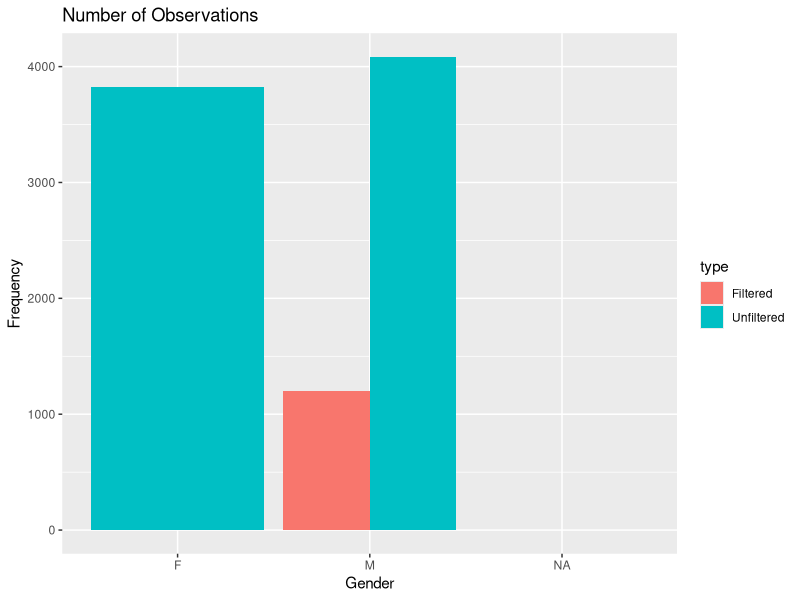
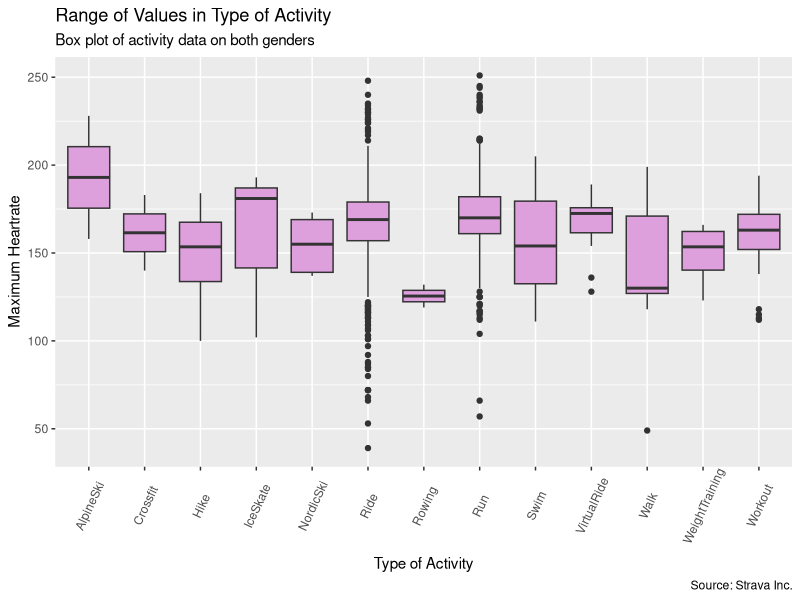
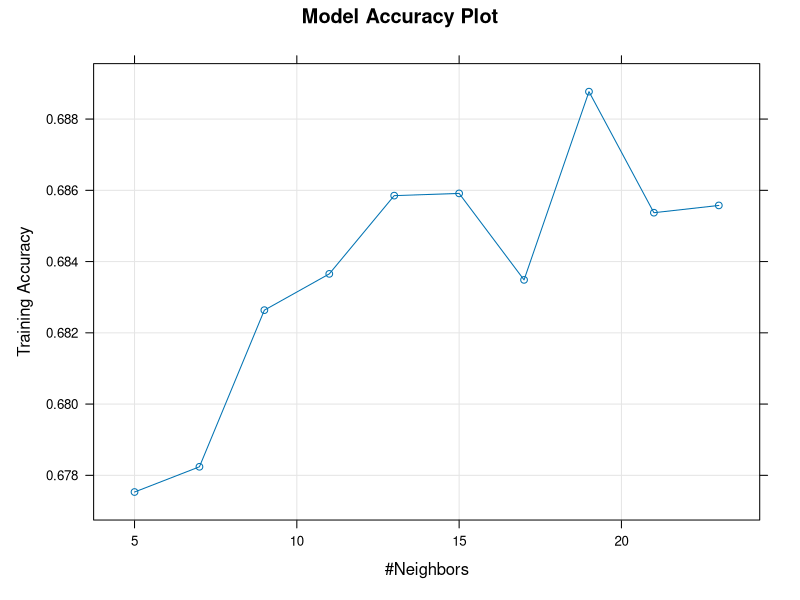

Write R code to recreate these figures, in order.
## ---- chunk 1
knitr::opts_chunk$set(echo = TRUE)
library(ggplot2)
library(dplyr)
library(tidyr)
library(caret)
library(kableExtra)
library(knitr)
set.seed(1234)
## ---- chunk 2
#LOAD DATA
data = read.csv("strava_activity.csv")
## ---- chunk 3
#DATA PREP
initialdata <- filter(data,athlete.sex!="")
initialdata$athlete.sex <- as.character(initialdata$athlete.sex)
tmpdata <- data.frame(table(initialdata$athlete.sex))

testdata = filter(data,has_heartrate==1)%>%filter(athlete.sex!="")%>%select(athlete.sex,type,max_heartrate,kudos_count,elapsed_time)
testdata <- filter(testdata,max_heartrate!=0)%>%filter(max_heartrate!=1)
testdata$type <- as.character(testdata$type)
testdata <- filter(testdata,!(type%in%
                      c("BackcountrySki","EBikeRide","Elliptical","Kayaking",
                      "RockClimbing","Snowboard","Snowshoe","StandUpPaddling","Yoga")))

tmpdata2 <- initialdata
tmpdata2$athlete.sex <- ifelse(tmpdata2$athlete.sex=="M",0,1)
## ---- chunk 4
g <- data.frame(table(testdata$athlete.sex))
g <- g[2:3,]
q <- rbind(tmpdata,g)
q$type <- as.factor(c("Unfiltered","Unfiltered","Filtered","Filtered"))
ggplot(q,aes(x=Var1,y=Freq,fill=type))+
   geom_bar(stat="identity",position="dodge")+
   xlab("Gender")+ylab("Frequency")+ggtitle("Number of Observations")
## ---- chunk 5
set.seed(1234)
u <- summary(lm(achievement_count ~ distance + average_speed+athlete.sex,tmpdata2))
kable(u$coefficients)
## ---- chunk 6
g <- ggplot(testdata, aes(type, max_heartrate))
g + geom_boxplot(fill="plum")+
  theme(axis.text.x = element_text(angle=65, vjust=0.6))+
  labs(title="Range of Values in Type of Activity", 
       subtitle="Box plot of activity data on both genders",
       caption="Source: Strava Inc.",
       x="Type of Activity",
       y="Maximum Heartrate")

## ---- chunk 7
u<- data.frame(table(testdata$type))
colnames(u) <- c("Type","Freq")
kable(u)
## ---- chunk 8
bartlett.test(max_heartrate~type,testdata)
## ---- chunk 9
testdata$type.activity <- as.factor(testdata$type)
kruskal.test(max_heartrate~type.activity,data = select(testdata,-type))
## ---- chunk 10
#KNN 
set.seed(1234)
tmptestdata <- testdata%>%select(-type.activity,-athlete.sex)

train_transformed <- tmptestdata

index <- createDataPartition(train_transformed$max_heartrate, p=0.75, list=FALSE)
testdata4 <- train_transformed[index,]
testdata5 <- train_transformed[-index,]

trctrl <- trainControl(method = "repeatedcv", number = 10, repeats = 3)

model_knn <- train(select(testdata4,-type),testdata4$type,method="knn",trControl=trctrl,tuneLength = 10)

# Predict values
predictions<-predict.train(object=model_knn,select(testdata5,-type))

reference <- factor(testdata5$type)
u = union(predictions, reference)
t = table(factor(predictions, u), factor(reference, u))
my_conf = confusionMatrix(t)
results <- data.frame(my_conf$overall)
tmprownames <- rownames(results)[1:6]
results <- data.frame(results[1:6,])
colnames(results) <- c("Result")
rownames(results) <- tmprownames
results
## ---- chunk 11
plot(model_knn,main="Model Accuracy Plot",ylab="Training Accuracy")
